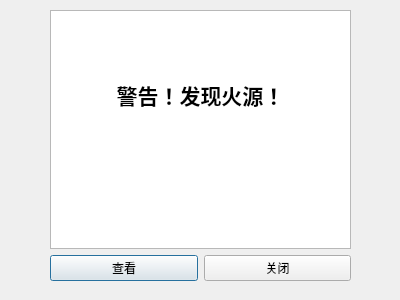
<?xml version="1.0" encoding="UTF-8"?>
<ui version="4.0">
 <class>TTSDialog</class>
 <widget class="QDialog" name="TTSDialog">
  <property name="geometry">
   <rect>
    <x>0</x>
    <y>0</y>
    <width>400</width>
    <height>300</height>
   </rect>
  </property>
  <property name="windowTitle">
   <string>语音播报</string>
  </property>
  <widget class="QWidget" name="verticalLayoutWidget">
   <property name="geometry">
    <rect>
     <x>50</x>
     <y>10</y>
     <width>301</width>
     <height>271</height>
    </rect>
   </property>
   <layout class="QVBoxLayout" name="verticalLayout">
    <item>
     <layout class="QVBoxLayout" name="verticalLayout_3">
      <item>
       <widget class="QTextEdit" name="textEdit">
        <property name="html">
         <string>&lt;!DOCTYPE HTML PUBLIC &quot;-//W3C//DTD HTML 4.0//EN&quot; &quot;http://www.w3.org/TR/REC-html40/strict.dtd&quot;&gt;
&lt;html&gt;&lt;head&gt;&lt;meta name=&quot;qrichtext&quot; content=&quot;1&quot; /&gt;&lt;style type=&quot;text/css&quot;&gt;
p, li { white-space: pre-wrap; }
&lt;/style&gt;&lt;/head&gt;&lt;body style=&quot; font-family:'SimSun'; font-size:9pt; font-weight:400; font-style:normal;&quot;&gt;
&lt;p align=&quot;center&quot; style=&quot;-qt-paragraph-type:empty; margin-top:0px; margin-bottom:0px; margin-left:0px; margin-right:0px; -qt-block-indent:0; text-indent:0px;&quot;&gt;&lt;br /&gt;&lt;/p&gt;
&lt;p align=&quot;center&quot; style=&quot;-qt-paragraph-type:empty; margin-top:0px; margin-bottom:0px; margin-left:0px; margin-right:0px; -qt-block-indent:0; text-indent:0px; font-size:16pt; font-weight:600;&quot;&gt;&lt;br /&gt;&lt;/p&gt;
&lt;p align=&quot;center&quot; style=&quot;-qt-paragraph-type:empty; margin-top:0px; margin-bottom:0px; margin-left:0px; margin-right:0px; -qt-block-indent:0; text-indent:0px; font-size:16pt; font-weight:600;&quot;&gt;&lt;br /&gt;&lt;/p&gt;
&lt;p align=&quot;center&quot; style=&quot; margin-top:0px; margin-bottom:0px; margin-left:0px; margin-right:0px; -qt-block-indent:0; text-indent:0px;&quot;&gt;&lt;span style=&quot; font-size:16pt; font-weight:600;&quot;&gt;警告！发现火源！&lt;/span&gt;&lt;/p&gt;
&lt;p align=&quot;center&quot; style=&quot;-qt-paragraph-type:empty; margin-top:0px; margin-bottom:0px; margin-left:0px; margin-right:0px; -qt-block-indent:0; text-indent:0px;&quot;&gt;&lt;br /&gt;&lt;/p&gt;&lt;/body&gt;&lt;/html&gt;</string>
        </property>
       </widget>
      </item>
     </layout>
    </item>
    <item>
     <layout class="QHBoxLayout" name="horizontalLayout">
      <item>
       <widget class="QPushButton" name="checkButton">
        <property name="text">
         <string>查看</string>
        </property>
       </widget>
      </item>
      <item>
       <widget class="QPushButton" name="cancelButton">
        <property name="text">
         <string>关闭</string>
        </property>
       </widget>
      </item>
     </layout>
    </item>
   </layout>
  </widget>
 </widget>
 <resources/>
 <connections/>
</ui>
